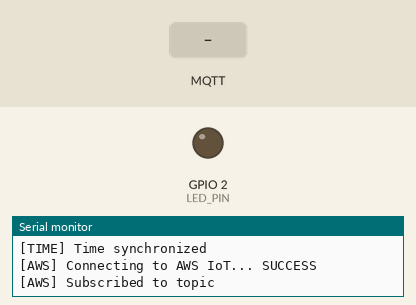
Simulated run of this program. Board: ESP32. Shown: output pins drawn as LEDs (lit = HIGH), the last lines printed to the serial monitor. Inputs (shaded band) come from the test bench. WiFi joins after 1.5 s; servers stay silent unless stated; the local clock reads 2024-03-15 10:24:30 at power-on unless the program sets it; no MQTT or app messages arrive unless stated.

Above: at 3.7 s.
3.8 s: MQTT message "ON" arrives on the first subscribed topic
At 4.9 s:
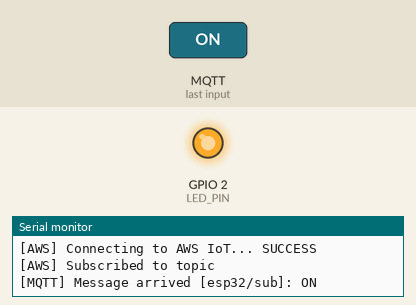
5.3 s: MQTT message "OFF" arrives on the first subscribed topic
At 6.1 s:
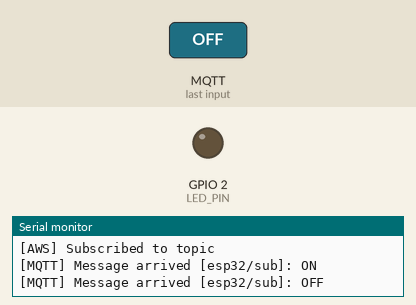
Timing chart, 0 to 8.3 s (numbered marks = the images above; inputs shaded):
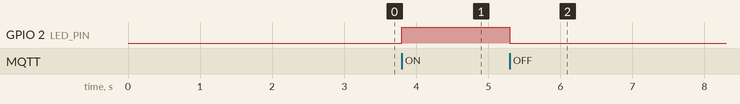

Measured:
- after the input at 3.8 s, GPIO 2 (LED_PIN): LOW → HIGH at once
- after the input at 5.3 s, GPIO 2 (LED_PIN): HIGH → LOW at once

The program:

main.cpp
```cpp
#include <WiFi.h>
#include <WiFiClientSecure.h>
#include <PubSubClient.h>
#include <time.h>

// ================= CONFIG =================
#define LED_PIN        2
#define AWS_PORT       8883
#define CLIENT_ID      "ESP32_AWS_CLIENT"

// ================= WIFI =================
const char* ssid     = "YOUR_WIFI_SSID";
const char* password = "YOUR_WIFI_PASSWORD";

// ================= AWS IOT =================
const char* aws_endpoint = "xxxxxxxxxxxxx-ats.iot.ap-southeast-1.amazonaws.com";

#define PUB_TOPIC "esp32/pub"
#define SUB_TOPIC "esp32/sub"

// ================= TIME =================
const char* ntpServer = "pool.ntp.org";
const long  gmtOffset_sec = 7 * 3600;   // GMT+7 (VN)
const int   daylightOffset_sec = 0;

// ================= CERTIFICATES =================
// Amazon Root CA 1
const char* ca_cert = R"EOF(
-----BEGIN CERTIFICATE-----
YOUR_AMAZON_ROOT_CA_1
-----END CERTIFICATE-----
)EOF";

// Device Certificate
const char* client_cert = R"EOF(
-----BEGIN CERTIFICATE-----
YOUR_DEVICE_CERTIFICATE
-----END CERTIFICATE-----
)EOF";

// Private Key
const char* private_key = R"EOF(
-----BEGIN RSA PRIVATE KEY-----
YOUR_PRIVATE_KEY
-----END RSA PRIVATE KEY-----
)EOF";

// ================= OBJECTS =================
WiFiClientSecure net;
PubSubClient client(net);

// ================= MQTT CALLBACK =================
void callback(char* topic, byte* payload, unsigned int length) {
  Serial.print("[MQTT] Message arrived [");
  Serial.print(topic);
  Serial.print("]: ");

  String msg;
  for (int i = 0; i < length; i++) {
    msg += (char)payload[i];
  }
  Serial.println(msg);

  if (String(topic) == SUB_TOPIC) {
    if (msg == "ON") {
      digitalWrite(LED_PIN, HIGH);
      client.publish(PUB_TOPIC, "LED ON");
    }
    else if (msg == "OFF") {
      digitalWrite(LED_PIN, LOW);
      client.publish(PUB_TOPIC, "LED OFF");
    }
  }
}

// ================= SETUP TIME (BẮT BUỘC TLS) =================
void setupTime() {
  Serial.print("[TIME] Syncing time");
  configTime(gmtOffset_sec, daylightOffset_sec, ntpServer);

  time_t now;
  while (time(&now) < 100000) {
    Serial.print(".");
    delay(500);
  }
  Serial.println("\n[TIME] Time synchronized");
}

// ================= CONNECT AWS =================
void connectAWS() {
  while (!client.connected()) {
    Serial.print("[AWS] Connecting to AWS IoT...");
    if (client.connect(CLIENT_ID)) {
      Serial.println(" SUCCESS");
      client.subscribe(SUB_TOPIC);
      Serial.println("[AWS] Subscribed to topic");
      client.publish(PUB_TOPIC, "ESP32 Connected");
    } else {
      Serial.print(" FAILED, rc=");
      Serial.print(client.state());
      Serial.println(" retry in 2s");
      delay(2000);
    }
  }
}

// ================= SETUP =================
void setup() {
  pinMode(LED_PIN, OUTPUT);
  digitalWrite(LED_PIN, LOW);

  Serial.begin(115200);
  delay(1000);
  Serial.println("\n[SYS] ESP32 Booting...");

  // WiFi
  Serial.print("[WiFi] Connecting");
  WiFi.begin(ssid, password);
  while (WiFi.status() != WL_CONNECTED) {
    Serial.print(".");
    delay(500);
  }
  Serial.println("\n[WiFi] Connected successfully");
  Serial.print("[WiFi] IP: ");
  Serial.println(WiFi.localIP());

  // Time (BẮT BUỘC)
  setupTime();

  // TLS
  net.setCACert(ca_cert);
  net.setCertificate(client_cert);
  net.setPrivateKey(private_key);

  // MQTT
  client.setServer(aws_endpoint, AWS_PORT);
  client.setCallback(callback);

  connectAWS();
}

// ================= LOOP =================
void loop() {
  if (!client.connected()) {
    connectAWS();
  }
  client.loop();
}
```
